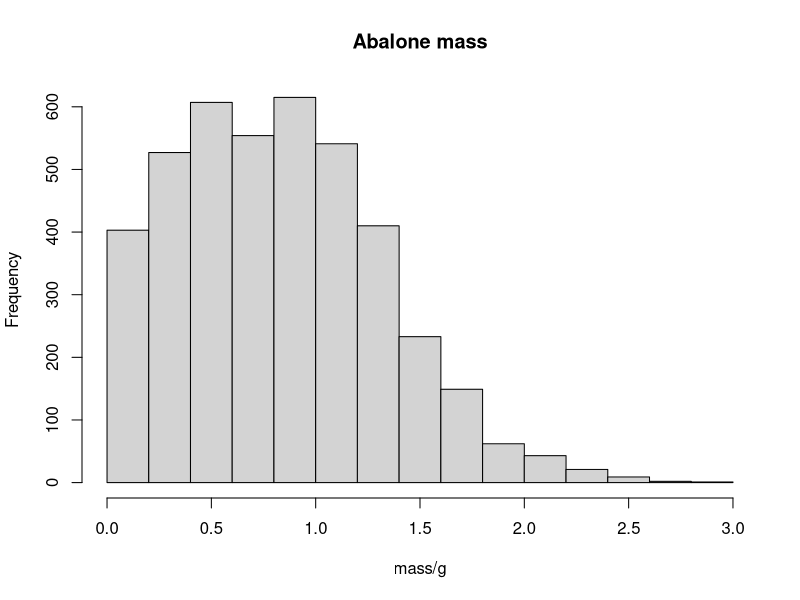

Source code (R):
## ---- chunk 1
# r code
abalone <- read.csv("abalone.csv")
hist(abalone$Weight, xlab="mass/g", main="Abalone mass", breaks=20)
